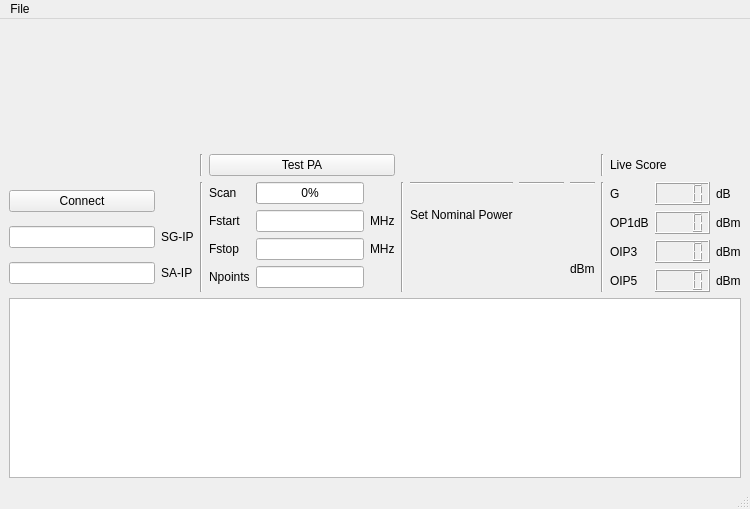
<?xml version="1.0" encoding="UTF-8"?>
<ui version="4.0">
 <class>MainWindow</class>
 <widget class="QMainWindow" name="MainWindow">
  <property name="geometry">
   <rect>
    <x>0</x>
    <y>0</y>
    <width>750</width>
    <height>509</height>
   </rect>
  </property>
  <property name="windowTitle">
   <string>MainWindow</string>
  </property>
  <widget class="QWidget" name="centralwidget">
   <layout class="QGridLayout" name="gridLayout_2">
    <item row="0" column="0">
     <layout class="QVBoxLayout" name="verticalLayout">
      <item>
       <widget class="QWidget" name="widget" native="true">
        <property name="sizePolicy">
         <sizepolicy hsizetype="MinimumExpanding" vsizetype="Preferred">
          <horstretch>0</horstretch>
          <verstretch>0</verstretch>
         </sizepolicy>
        </property>
        <property name="minimumSize">
         <size>
          <width>0</width>
          <height>120</height>
         </size>
        </property>
       </widget>
      </item>
      <item>
       <layout class="QGridLayout" name="gridLayout">
        <item row="1" column="3">
         <layout class="QGridLayout" name="gridLayout_3">
          <item row="3" column="0">
           <widget class="QLabel" name="label_5">
            <property name="text">
             <string>Npoints</string>
            </property>
           </widget>
          </item>
          <item row="2" column="2">
           <widget class="QLabel" name="label_7">
            <property name="text">
             <string>MHz</string>
            </property>
           </widget>
          </item>
          <item row="2" column="0">
           <widget class="QLabel" name="label_4">
            <property name="text">
             <string>Fstop</string>
            </property>
           </widget>
          </item>
          <item row="1" column="2">
           <widget class="QLabel" name="label_6">
            <property name="text">
             <string>MHz</string>
            </property>
           </widget>
          </item>
          <item row="1" column="0">
           <widget class="QLabel" name="label_3">
            <property name="text">
             <string>Fstart</string>
            </property>
           </widget>
          </item>
          <item row="1" column="1">
           <widget class="QLineEdit" name="lineEdit_3"/>
          </item>
          <item row="2" column="1">
           <widget class="QLineEdit" name="lineEdit_4"/>
          </item>
          <item row="3" column="1">
           <widget class="QLineEdit" name="lineEdit_5"/>
          </item>
          <item row="0" column="0">
           <widget class="QLabel" name="label_8">
            <property name="text">
             <string>Scan</string>
            </property>
           </widget>
          </item>
          <item row="0" column="1">
           <widget class="QProgressBar" name="progressBar">
            <property name="value">
             <number>0</number>
            </property>
           </widget>
          </item>
         </layout>
        </item>
        <item row="1" column="0">
         <layout class="QGridLayout" name="gridLayout_4">
          <item row="1" column="0">
           <widget class="QLineEdit" name="lineEdit"/>
          </item>
          <item row="2" column="1">
           <widget class="QLabel" name="label_2">
            <property name="text">
             <string>SA-IP</string>
            </property>
           </widget>
          </item>
          <item row="1" column="1">
           <widget class="QLabel" name="label">
            <property name="text">
             <string>SG-IP</string>
            </property>
           </widget>
          </item>
          <item row="2" column="0">
           <widget class="QLineEdit" name="lineEdit_2"/>
          </item>
          <item row="0" column="0">
           <widget class="QPushButton" name="pushButton">
            <property name="text">
             <string>Connect</string>
            </property>
            <property name="checkable">
             <bool>true</bool>
            </property>
           </widget>
          </item>
         </layout>
        </item>
        <item row="0" column="3">
         <widget class="QPushButton" name="pushButton_2">
          <property name="text">
           <string>Test PA</string>
          </property>
          <property name="checkable">
           <bool>true</bool>
          </property>
         </widget>
        </item>
        <item row="1" column="7">
         <layout class="QGridLayout" name="gridLayout_6">
          <item row="3" column="0">
           <widget class="QLabel" name="label_12">
            <property name="text">
             <string>OIP5</string>
            </property>
           </widget>
          </item>
          <item row="0" column="2">
           <widget class="QLabel" name="label_13">
            <property name="text">
             <string>dB</string>
            </property>
           </widget>
          </item>
          <item row="2" column="0">
           <widget class="QLabel" name="label_11">
            <property name="text">
             <string>OIP3</string>
            </property>
           </widget>
          </item>
          <item row="1" column="2">
           <widget class="QLabel" name="label_14">
            <property name="text">
             <string>dBm</string>
            </property>
           </widget>
          </item>
          <item row="0" column="0">
           <widget class="QLabel" name="label_9">
            <property name="text">
             <string>G</string>
            </property>
           </widget>
          </item>
          <item row="1" column="0">
           <widget class="QLabel" name="label_10">
            <property name="text">
             <string>OP1dB</string>
            </property>
           </widget>
          </item>
          <item row="2" column="2">
           <widget class="QLabel" name="label_15">
            <property name="text">
             <string>dBm</string>
            </property>
           </widget>
          </item>
          <item row="3" column="2">
           <widget class="QLabel" name="label_16">
            <property name="text">
             <string>dBm</string>
            </property>
           </widget>
          </item>
          <item row="0" column="1">
           <widget class="QLCDNumber" name="lcdNumber">
            <property name="digitCount">
             <number>4</number>
            </property>
           </widget>
          </item>
          <item row="1" column="1">
           <widget class="QLCDNumber" name="lcdNumber_2">
            <property name="digitCount">
             <number>4</number>
            </property>
           </widget>
          </item>
          <item row="2" column="1">
           <widget class="QLCDNumber" name="lcdNumber_3">
            <property name="digitCount">
             <number>4</number>
            </property>
           </widget>
          </item>
          <item row="3" column="1">
           <widget class="QLCDNumber" name="lcdNumber_4">
            <property name="digitCount">
             <number>4</number>
            </property>
           </widget>
          </item>
         </layout>
        </item>
        <item row="0" column="7">
         <widget class="QLabel" name="label_17">
          <property name="text">
           <string>Live Score</string>
          </property>
         </widget>
        </item>
        <item row="0" column="6">
         <widget class="Line" name="line">
          <property name="orientation">
           <enum>Qt::Vertical</enum>
          </property>
         </widget>
        </item>
        <item row="1" column="6">
         <widget class="Line" name="line_2">
          <property name="orientation">
           <enum>Qt::Vertical</enum>
          </property>
         </widget>
        </item>
        <item row="1" column="2">
         <widget class="Line" name="line_3">
          <property name="orientation">
           <enum>Qt::Vertical</enum>
          </property>
         </widget>
        </item>
        <item row="0" column="2">
         <widget class="Line" name="line_4">
          <property name="orientation">
           <enum>Qt::Vertical</enum>
          </property>
         </widget>
        </item>
        <item row="1" column="5">
         <layout class="QGridLayout" name="gridLayout_5">
          <item row="0" column="3">
           <widget class="Line" name="line_8">
            <property name="orientation">
             <enum>Qt::Horizontal</enum>
            </property>
           </widget>
          </item>
          <item row="0" column="1">
           <widget class="Line" name="line_7">
            <property name="orientation">
             <enum>Qt::Horizontal</enum>
            </property>
           </widget>
          </item>
          <item row="0" column="2">
           <widget class="Line" name="line_6">
            <property name="orientation">
             <enum>Qt::Horizontal</enum>
            </property>
           </widget>
          </item>
          <item row="1" column="2">
           <spacer name="horizontalSpacer">
            <property name="orientation">
             <enum>Qt::Horizontal</enum>
            </property>
            <property name="sizeHint" stdset="0">
             <size>
              <width>40</width>
              <height>20</height>
             </size>
            </property>
           </spacer>
          </item>
          <item row="1" column="1">
           <widget class="QLabel" name="label_19">
            <property name="text">
             <string>Set Nominal Power</string>
            </property>
           </widget>
          </item>
          <item row="3" column="3">
           <widget class="QLabel" name="label_20">
            <property name="text">
             <string>dBm</string>
            </property>
           </widget>
          </item>
         </layout>
        </item>
        <item row="0" column="0">
         <spacer name="horizontalSpacer_2">
          <property name="orientation">
           <enum>Qt::Horizontal</enum>
          </property>
          <property name="sizeHint" stdset="0">
           <size>
            <width>40</width>
            <height>20</height>
           </size>
          </property>
         </spacer>
        </item>
        <item row="1" column="4">
         <widget class="Line" name="line_5">
          <property name="orientation">
           <enum>Qt::Vertical</enum>
          </property>
         </widget>
        </item>
       </layout>
      </item>
      <item>
       <widget class="QTextBrowser" name="textBrowser">
        <property name="sizePolicy">
         <sizepolicy hsizetype="Expanding" vsizetype="Preferred">
          <horstretch>0</horstretch>
          <verstretch>0</verstretch>
         </sizepolicy>
        </property>
        <property name="maximumSize">
         <size>
          <width>16777215</width>
          <height>200</height>
         </size>
        </property>
       </widget>
      </item>
     </layout>
    </item>
   </layout>
  </widget>
  <widget class="QMenuBar" name="menubar">
   <property name="geometry">
    <rect>
     <x>0</x>
     <y>0</y>
     <width>750</width>
     <height>24</height>
    </rect>
   </property>
   <widget class="QMenu" name="menuFile">
    <property name="title">
     <string>File</string>
    </property>
    <addaction name="actionSave"/>
    <addaction name="actionLoad"/>
   </widget>
   <addaction name="menuFile"/>
  </widget>
  <widget class="QStatusBar" name="statusbar"/>
  <action name="actionSave">
   <property name="text">
    <string>Save</string>
   </property>
   <property name="shortcut">
    <string>Ctrl+S</string>
   </property>
  </action>
  <action name="actionLoad">
   <property name="text">
    <string>Load</string>
   </property>
   <property name="shortcut">
    <string>Ctrl+L</string>
   </property>
  </action>
 </widget>
 <resources/>
 <connections/>
</ui>
